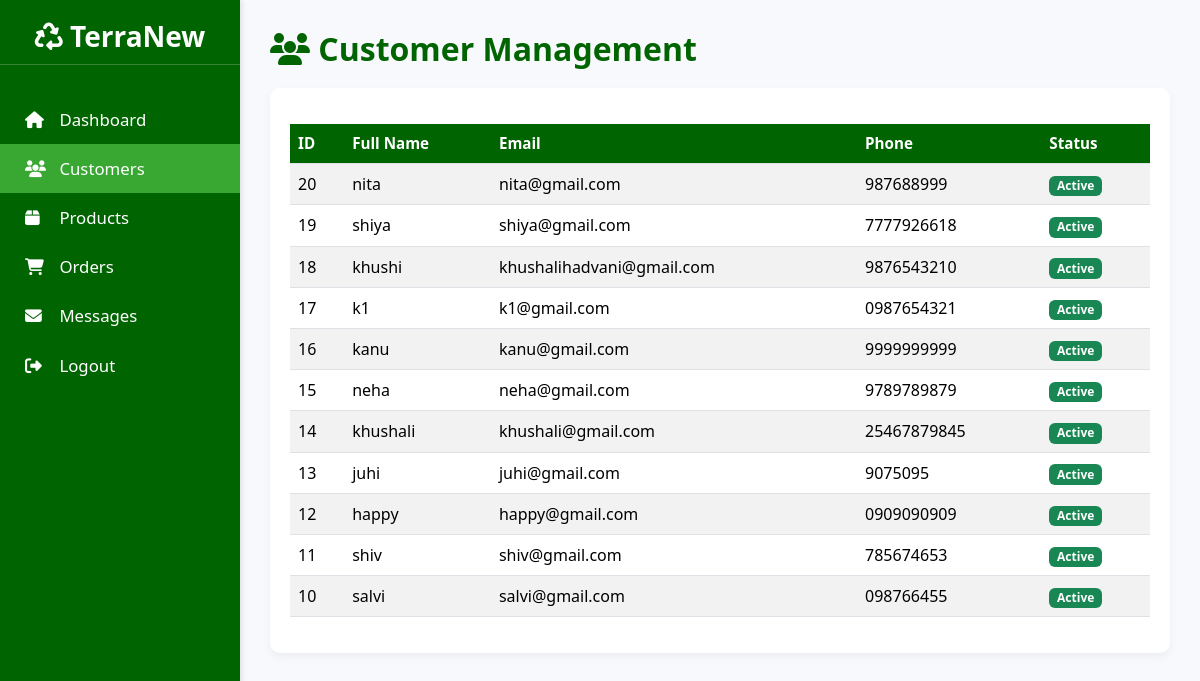
The app's page /admin/customers.php (signed in) with its own data.
### tables this page shows
CREATE TABLE `customers` (
  `id` int(11) NOT NULL,
  `fullname` varchar(150) NOT NULL,
  `email` varchar(150) NOT NULL,
  `password` varchar(255) NOT NULL,
  `phone` varchar(30) DEFAULT NULL,
  `wallet` decimal(10,2) NOT NULL DEFAULT '0.00',
  `status` enum('active','inactive') NOT NULL DEFAULT 'active',
  `wallet_balance` decimal(10,2) NOT NULL DEFAULT '0.00'
);

### admin/customers.php (the view, shortened to what this page needs)
<?php
include "config.php";
$customers = mysqli_query($con, "SELECT * FROM customers ORDER BY id DESC");
?>
<!DOCTYPE html>
<html lang="en">
<head>
<link href="https://cdn.jsdelivr.net/npm/bootstrap@5.3.3/dist/css/bootstrap.min.css" rel="stylesheet">
<link href="https://cdnjs.cloudflare.com/ajax/libs/font-awesome/6.5.0/css/all.min.css" rel="stylesheet">
</head>
<body>
<div class="sidebar">
<h3 class="text-center mb-4"><i class="fa-solid fa-recycle"></i> TerraNew</h3>
<a href="admin_dashboard.php"><i class="fa fa-home"></i> Dashboard</a>
<a href="customers.php"><i class="fa fa-users"></i> Customers</a>
<a href="products.php"><i class="fa fa-box"></i> Products</a>
<a href="orders.php"><i class="fa fa-shopping-cart"></i> Orders</a>
<a href="messages.php"><i class="fa fa-envelope"></i> Messages</a>
<a href="logout.php"><i class="fa fa-sign-out-alt"></i> Logout</a>
</div>
<div class="content">
<h2><i class="fa fa-users"></i> Customer Management</h2>
<div class="table-container">
    <table class="table table-striped table-hover mt-3">
    <thead>
    <tr>
    <th>ID</th>
    <th>Full Name</th>
    <th>Email</th>
    <th>Phone</th>
    <th>Status</th>
    </tr>
    </thead>
    <tbody>
    <?php
    if (mysqli_num_rows($customers) > 0) {
        while($row = mysqli_fetch_assoc($customers)) {
            $status_text = isset($row['status']) ? ucfirst($row['status']) : 'Active';
            $status_class = (isset($row['status']) && strtolower($row['status']) == 'inactive') ? 'bg-danger' : 'bg-success';
        ?>
        <tr>
        <td><?php echo $row['id']; ?></td>
        <td><?php echo htmlspecialchars($row['fullname']); ?></td>
        <td><?php echo htmlspecialchars($row['email']); ?></td>
        <td><?php echo htmlspecialchars($row['phone']); ?></td>
        <td><span class="badge <?php echo $status_class; ?>"><?php echo $status_text; ?></span></td>
        </tr>
        <?php
        }
    } else {
        echo '<tr><td colspan="5" class="text-center">No customers found.</td></tr>';
    }
    ?>
    </tbody>
    </table>
</div>
</div>
</body>
</html>

### admin/customers.php (style rules this page uses)
:root { --tn-primary-green: #006400; --tn-light-green: #38a832; --tn-bg-color: #f7f9fc; --tn-card-shadow: 0 4px 10px rgba(0, 0, 0, 0.05); }
body { background: var(--tn-bg-color); font-family: 'Segoe UI', Tahoma, Geneva, Verdana, sans-serif; }
.sidebar { position: fixed; left: 0; top: 0; height: 100%; width: 240px; background: var(--tn-primary-green); color: #fff; padding-top: 20px; box-shadow: 2px 0 5px rgba(0, 0, 0, 0.1); z-index: 1000; }
.sidebar h3 { font-weight: 700; margin-bottom: 30px !important; padding-bottom: 10px; border-bottom: 1px solid rgba(255, 255, 255, 0.2); }
.sidebar a { display: block; padding: 12px 25px; color: #fff; text-decoration: none; font-size: 1.05rem; transition: background 0.3s, padding-left 0.3s; }
.sidebar a i { margin-right: 10px; width: 20px; }
.sidebar a[href="customers.php"] { background: var(--tn-light-green); }
.content { margin-left: 240px; padding: 30px; }
h2 { color: var(--tn-primary-green); font-weight: 600; margin-bottom: 20px; }
.table-container { background: white; padding: 20px; border-radius: 10px; box-shadow: var(--tn-card-shadow); }
.table thead th { background-color: var(--tn-primary-green); color: white; font-size: 0.95rem; font-weight: 600; vertical-align: middle; }

### records on screen
customers: id "20", fullname "nita", email "nita@gmail.com", phone "987688999", status "Active"
customers: id "19", fullname "shiya", email "shiya@gmail.com", phone "7777926618", status "Active"
customers: id "18", fullname "khushi", email "khushalihadvani@gmail.com", phone "9876543210", status "Active"
customers: id "17", fullname "k1", email "k1@gmail.com", phone "0987654321", status "Active"
customers: id "16", fullname "kanu", email "kanu@gmail.com", phone "9999999999", status "Active"
customers: id "15", fullname "neha", email "neha@gmail.com", phone "9789789879", status "Active"
customers: id "14", fullname "khushali", email "khushali@gmail.com", phone "25467879845", status "Active"
customers: id "13", fullname "juhi", email "juhi@gmail.com", phone "9075095", status "Active"
customers: id "12", fullname "happy", email "happy@gmail.com", phone "0909090909", status "Active"
customers: id "11", fullname "shiv", email "shiv@gmail.com", phone "785674653", status "Active"
customers: id "10", fullname "salvi", email "salvi@gmail.com", phone "098766455", status "Active"
